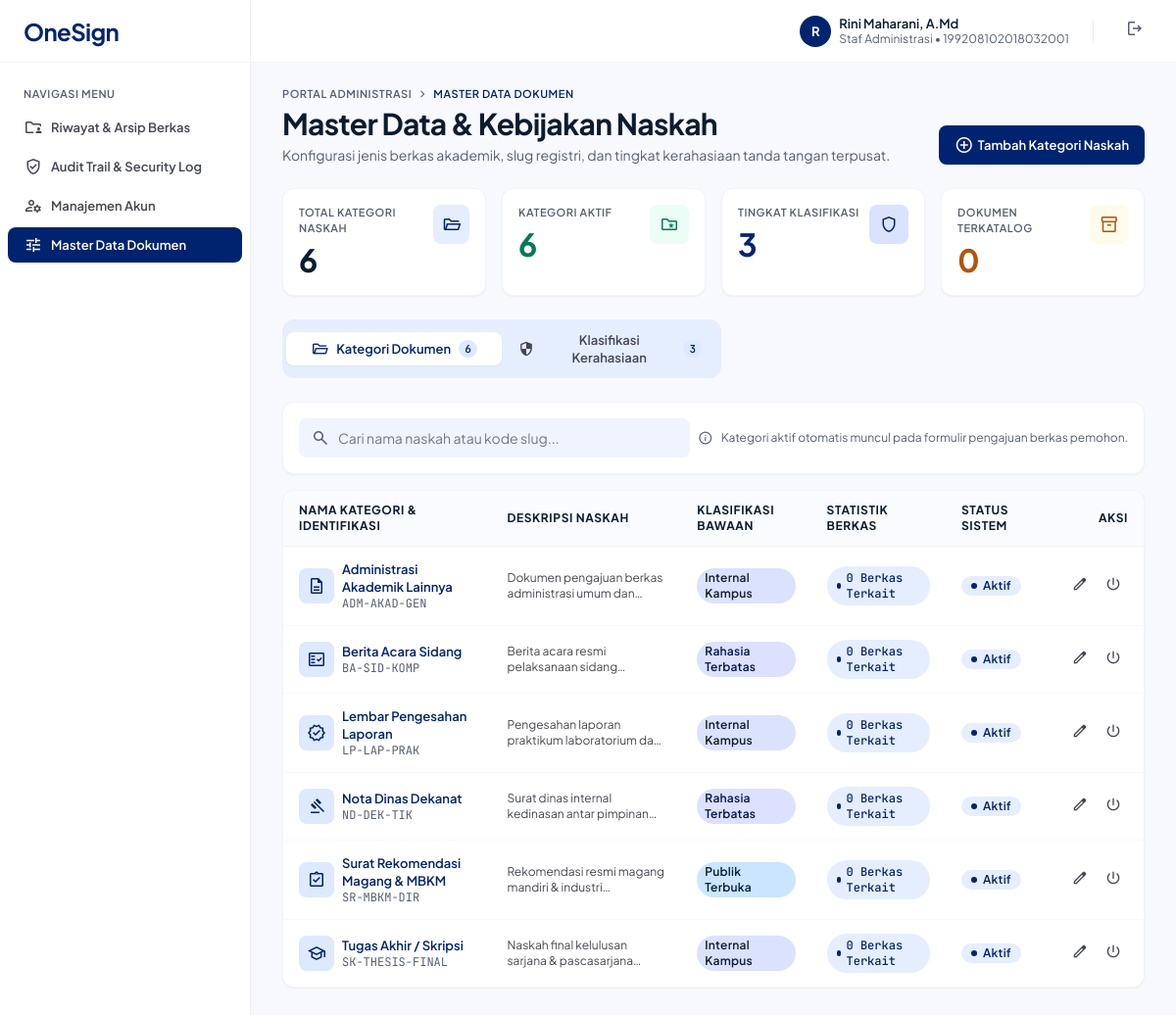
/views/admin/master_data.php (signed in), run on the app's committed database.
### tables this page shows
CREATE TABLE IF NOT EXISTS document_categories (
    id INT AUTO_INCREMENT PRIMARY KEY,
    name VARCHAR(150) NOT NULL,
    code VARCHAR(50) NOT NULL UNIQUE,
    description TEXT NULL,
    default_classification ENUM('publik', 'internal', 'rahasia') NOT NULL DEFAULT 'internal',
    icon_name VARCHAR(50) NOT NULL DEFAULT 'description',
    is_active TINYINT(1) NOT NULL DEFAULT 1,
    created_at TIMESTAMP DEFAULT CURRENT_TIMESTAMP,
    updated_at TIMESTAMP DEFAULT CURRENT_TIMESTAMP ON UPDATE CURRENT_TIMESTAMP
);

### views/admin/master_data.php (the view, shortened to what the rows shown need)
<?php
$pdo = Database::getConnection();
$activeTab = $_GET['tab'] ?? 'kategori';
$stmtCategories = $pdo->query("
    SELECT
        c.id, c.name, c.code, c.description, c.default_classification,
        c.icon_name, c.is_active, c.created_at,
        COUNT(d.id) AS total_docs
    FROM document_categories c
    LEFT JOIN documents d ON d.category = c.name
    GROUP BY c.id
    ORDER BY c.is_active DESC, c.name ASC
");
$categoriesList = $stmtCategories->fetchAll();
require_once __DIR__ . '/../layouts/header.php';
?>
<div class="flex flex-col md:flex-row md:items-end justify-between gap-space-md mb-space-lg">
    <div class="flex flex-col gap-space-xs">
        <h1 class="font-display-lg text-display-lg text-on-surface tracking-tight font-bold text-2xl md:text-3xl">
            Master Data &amp; Kebijakan Naskah
        </h1>
    </div>
</div>
<div id="tabContent1" class="<?= ($activeTab === 'kategori') ? '' : 'hidden' ?> space-y-space-md">
    <div class="bg-surface-container-lowest rounded-xl border border-outline-variant/20 shadow-sm overflow-hidden">
        <div class="overflow-x-auto">
            <table class="w-full text-left border-collapse" id="categoriesTable">
                <thead>
                    <tr class="border-b border-outline-variant/20 bg-surface-container-low/40 text-on-surface font-label-md text-label-md text-xs uppercase tracking-wider font-semibold">
                        <th class="py-3 px-space-md">Nama Kategori &amp; Identifikasi</th>
                        <th class="py-3 px-space-md">Deskripsi Naskah</th>
                        <th class="py-3 px-space-md">Klasifikasi Bawaan</th>
                        <th class="py-3 px-space-md">Statistik Berkas</th>
                        <th class="py-3 px-space-md">Status Sistem</th>
                        <th class="py-3 px-space-md text-right">Aksi</th>
                    </tr>
                </thead>
                <tbody class="divide-y divide-outline-variant/10 text-on-surface font-body-sm text-body-sm">
                    <?php if (empty($categoriesList)): ?>
                        <tr>
                            <td colspan="6" class="py-8 text-center text-secondary">
                                Belum ada kategori naskah yang dikonfigurasi.
                            </td>
                        </tr>
                    <?php else: ?>
                        <?php foreach ($categoriesList as $cat):
                            $isCatActive = ((int)$cat['is_active'] === 1);
                            $classBadge = match($cat['default_classification']) {
                                'publik'   => ['label' => 'Publik Terbuka', 'bg' => 'bg-tertiary-fixed text-on-tertiary-fixed'],
                                'internal' => ['label' => 'Internal Kampus', 'bg' => 'bg-secondary-fixed text-on-secondary-fixed'],
                                'rahasia'  => ['label' => 'Rahasia Terbatas', 'bg' => 'bg-primary-fixed text-on-primary-fixed'],
                                default    => ['label' => ucfirst($cat['default_classification']), 'bg' => 'bg-surface-container text-primary']
                            };
                            $icon = !empty($cat['icon_name']) ? $cat['icon_name'] : 'description';
                        ?>
                            <tr class="hover:bg-surface-container-low/60 transition-colors category-row"
                                data-search="<?= htmlspecialchars(strtolower($cat['name'] . ' ' . $cat['code'] . ' ' . ($cat['description'] ?? '')), ENT_QUOTES, 'UTF-8') ?>">
                                <td class="py-3.5 px-space-md">
                                    <div class="flex items-center gap-space-sm">
                                        <div class="w-9 h-9 rounded-lg bg-surface-container-high flex items-center justify-center text-primary shrink-0">
                                            <span class="material-symbols-outlined text-[20px]"><?= htmlspecialchars($icon, ENT_QUOTES, 'UTF-8') ?></span>
                                        </div>
                                        <div class="flex flex-col">
                                            <span class="font-label-md text-label-md text-primary font-semibold">
                                                <?= htmlspecialchars($cat['name'], ENT_QUOTES, 'UTF-8') ?>
                                            </span>
                                            <span class="font-code-audit text-code-audit-sm text-secondary text-xs">
                                                <?= htmlspecialchars($cat['code'], ENT_QUOTES, 'UTF-8') ?>
                                            </span>
                                        </div>
                                    </div>
                                </td>
                                <td class="py-3.5 px-space-md text-on-surface-variant max-w-xs">
                                    <span class="line-clamp-2 text-xs"><?= htmlspecialchars($cat['description'] ?: 'Tidak ada deskripsi khusus.', ENT_QUOTES, 'UTF-8') ?></span>
                                </td>
                                <td class="py-3.5 px-space-md">
                                    <span class="inline-flex items-center px-2 py-0.5 rounded-full font-label-sm text-label-sm text-xs font-semibold <?= $classBadge['bg'] ?>">
                                        <?= $classBadge['label'] ?>
                                    </span>
                                </td>
                                <td class="py-3.5 px-space-md">
                                    <span class="inline-flex items-center gap-1.5 px-2.5 py-1 rounded-full bg-surface-container text-primary font-code-audit text-xs font-medium">
                                        <span class="w-1.5 h-1.5 rounded-full bg-primary"></span>
                                        <?= (int)$cat['total_docs'] ?> Berkas Terkait
                                    </span>
                                </td>
                                <td class="py-3.5 px-space-md">
                                    <?php if ($isCatActive): ?>
                                        <span class="inline-flex items-center gap-1.5 px-2.5 py-0.5 rounded-full bg-surface-container text-primary font-label-sm text-label-sm text-xs font-semibold">
                                            <span class="w-1.5 h-1.5 rounded-full bg-primary"></span>
                                            Aktif
                                        </span>
                                    <?php endif; ?>
                                </td>
                                <td class="py-3.5 px-space-md text-right">
                                    <div class="inline-flex items-center gap-1">
                                        <button type="button"
                                                class="p-1.5 text-on-surface-variant hover:text-primary hover:bg-surface-container rounded-lg transition-colors btn-edit-category"
                                                title="Edit Kategori Naskah"
                                                data-id="<?= $cat['id'] ?>"
                                                data-name="<?= htmlspecialchars($cat['name'], ENT_QUOTES, 'UTF-8') ?>"
                                                data-code="<?= htmlspecialchars($cat['code'], ENT_QUOTES, 'UTF-8') ?>"
                                                data-desc="<?= htmlspecialchars($cat['description'] ?? '', ENT_QUOTES, 'UTF-8') ?>"
                                                data-classification="<?= htmlspecialchars($cat['default_classification'], ENT_QUOTES, 'UTF-8') ?>"
                                                data-icon="<?= htmlspecialchars($cat['icon_name'] ?? 'description', ENT_QUOTES, 'UTF-8') ?>">
                                            <span class="material-symbols-outlined text-[18px]">edit</span>
                                        </button>
                                        <form method="POST" action="<?= BASE_URL ?>/actions/master_data_action.php" class="inline" onsubmit="return confirm('<?= $isCatActive ? 'Nonaktifkan kategori ini dari formulir pengajuan berkas?' : 'Aktifkan kembali kategori ini?' ?>');">
                                            <button type="submit"
                                                    class="p-1.5 rounded-lg transition-colors <?= $isCatActive ? 'text-on-surface-variant hover:text-error hover:bg-error-container/30' : 'text-on-surface-variant hover:text-primary hover:bg-surface-container' ?>"
                                                    title="<?= $isCatActive ? 'Nonaktifkan Kategori' : 'Aktifkan Kategori' ?>">
                                                <span class="material-symbols-outlined text-[18px]"><?= $isCatActive ? 'power_settings_new' : 'check_circle' ?></span>
                                            </button>
                                        </form>
                                    </div>
                                </td>
                            </tr>
                        <?php endforeach; ?>
                    <?php endif; ?>
                </tbody>
            </table>
        </div>
    </div>
</div>
<?php require_once __DIR__ . '/../layouts/footer.php'; ?>

### data on the page
document_categories: name "Administrasi Akademik Lainnya", code "ADM-AKAD-GEN", description "Dokumen pengajuan berkas administrasi umum…", default_classification "Internal Kampus", total_docs "0", is_active 1 (drawn)
document_categories: name "Berita Acara Sidang", code "BA-SID-KOMP", description "Berita acara resmi pelaksanaan…", default_classification "Rahasia Terbatas", total_docs "0", is_active 1 (drawn)
document_categories: name "Lembar Pengesahan Laporan", code "LP-LAP-PRAK", description "Pengesahan laporan praktikum laboratorium…", default_classification "Internal Kampus", total_docs "0", is_active 1 (drawn)
document_categories: name "Nota Dinas Dekanat", code "ND-DEK-TIK", description "Surat dinas internal kedinasan antar…", default_classification "Rahasia Terbatas", total_docs "0", is_active 1 (drawn)
document_categories: name "Surat Rekomendasi Magang & MBKM", code "SR-MBKM-DIR", description "Rekomendasi resmi magang mandiri &…", default_classification "Publik Terbuka", total_docs "0", is_active 1 (drawn)
document_categories: name "Tugas Akhir / Skripsi", code "SK-THESIS-FINAL", description "Naskah final kelulusan sarjana &…", default_classification "Internal Kampus", total_docs "0", is_active 1 (drawn)

### other printed values
substr($user['full_name'], 0, 1) "R"
$user['full_name'] "Rini Maharani, A.Md"
$displayRole "Staf Administrasi"
$user['identifier_number'] "199208102018032001"
count($categoriesList) "6"
$activeCategoriesCount "6"
$activeClassificationsCount "3"
$totalCatalogedDocs "0"
count($classificationsList) "3"
